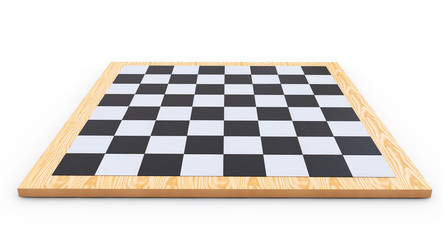
#> input picture opencv/perspective/pattern.jpg, 443 x 240 px; its folder holds only this picture in this run
$ python perspective.py
#> lines starting #> are read from the running program, lines starting #| are printed output that depends on the picture
#!/usr/bin/env python

"""
compute the perspective trasnform M, given source and destination points
M = cv2.getPerspectiveTransform(src, dst)

Compute the inverse perspective transform
Minv = cv2.getPerspectiveeTransform(dst, src)

Warp a image using perspective transform M
warped = cv2.warpPerspective(img, M, img_size, flags=cv2.INTER_LINEAR)

undistort image
cv2.undistort()
"""


import cv2
import matplotlib.pyplot as plt
import numpy as np

# Image properties
nx = 6 # number of inside corners in x
ny = 9 # number of inside corners in y

def get_abspath():
    import os
    abs_path = os.path.abspath(__file__)
    return os.path.dirname(abs_path) + "/"


if __name__ == "__main__":
    img = cv2.imread(get_abspath() + "pattern.jpg")
#> img is the input picture: shape (240, 443, 3); mean B, G, R 210.4, 214.4, 219
    gray_img = cv2.cvtColor(img, cv2.COLOR_BGR2GRAY)
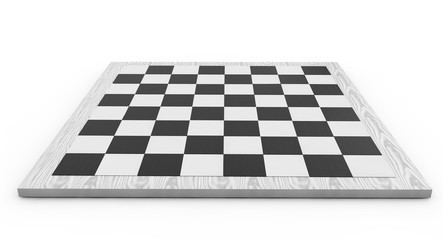
#> gray_img: shape (240, 443); min 35, max 255, mean 215.3
# find the chessboard corners
    ret, corners = cv2.findChessboardCorners(gray_img, (nx,ny), None)
#> ret = False; corners = None
    if ret == True:
#Draw and displaythe corners
        cv2.drawChessboardCorners(img, (nx,ny), corners, ret)
        plt.imshow(img)
        plt.show()
    else:
        print("Error", ret, corners)
#| Error False None


"""
Answer from uda
import pickle
import cv2
import numpy as np
import matplotlib.pyplot as plt
import matplotlib.image as mpimg

# Read in the saved camera matrix and distortion coefficients
# These are the arrays you calculated using cv2.calibrateCamera()
dist_pickle = pickle.load( open( "wide_dist_pickle.p", "rb" ) )
mtx = dist_pickle["mtx"]
dist = dist_pickle["dist"]

# Read in an image
img = cv2.imread('test_image2.png')
nx = 8 # the number of inside corners in x
ny = 6 # the number of inside corners in y

# MODIFY THIS FUNCTION TO GENERATE OUTPUT
# THAT LOOKS LIKE THE IMAGE ABOVE
def corners_unwarp(img, nx, ny, mtx, dist):
    # Pass in your image into this function
    # Write code to do the following steps
    # 1) Undistort using mtx and dist
    img = cv2.undistort(img, mtx, dist)
    # 2) Convert to grayscale
    img_gray = cv2.cvtColor(img, cv2.COLOR_BGR2GRAY)
    # 3) Find the chessboard corners
    res, corners = cv2.findChessboardCorners(img_gray, (nx,ny))
    if res == True:
    # 4) If corners found:
        print(corners.shape)
        src = np.asarray(corners, dtype=np.float32)
        print(src[0][0])
        print(src[nx-1][0])
        print(src[nx*ny-1][0])
        print(src[-(ny-1)][0])
        # a) draw corners
        cv2.drawChessboardCorners(img, (nx,ny), corners, res)
        # b) define 4 source points src = np.float32([[,],[,],[,],[,]])
        src = np.float32([src[0], src[nx-1], src[(nx*ny-1)], src[-(nx)]])
                 #Note: you could pick any four of the detected corners
                 # as long as those four corners define a rectangle
                 #One especially smart way to do this would be to use four well-chosen
                 # corners that were automatically detected during the undistortion steps
                 #We recommend using the automatic detection of corners in your code
            # c) define 4 destination points dst = np.float32([[,],[,],[,],[,]])
        dst = np.float32([[100,100],[1100, 100],[1100,900],[100,900]])
            # d) use cv2.getPerspectiveTransform() to get M, the transform matrix
        M = cv2.getPerspectiveTransform(src,dst)
        warped = cv2.warpPerspective(img, M, (img.shape[1], img.shape[0]), flags=cv2.INTER_LINEAR)
            # e) use cv2.warpPerspective() to warp your image to a top-down view
    #delete the next two lines
    return warped, M

top_down, perspective_M = corners_unwarp(img, nx, ny, mtx, dist)
f, (ax1, ax2) = plt.subplots(1, 2, figsize=(24, 9))
f.tight_layout()
ax1.imshow(img)
ax1.set_title('Original Image', fontsize=50)
ax2.imshow(top_down)
ax2.set_title('Undistorted and Warped Image', fontsize=50)
plt.subplots_adjust(left=0., right=1, top=0.9, bottom=0.)

"""
